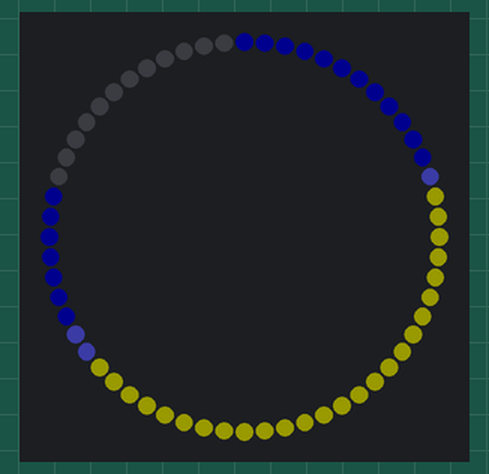
Simulated run of this sketch. Board: Arduino Uno, built with avr-gcc and run on an emulated ATmega328P. Parts: 60 RGB LEDs in a ring, first at the top, clockwise. Dim RGB values are drawn brighter than linear; what the sketch prints to the serial monitor is not drawn.

Above: at 6.17 s.
At 11.3 s:
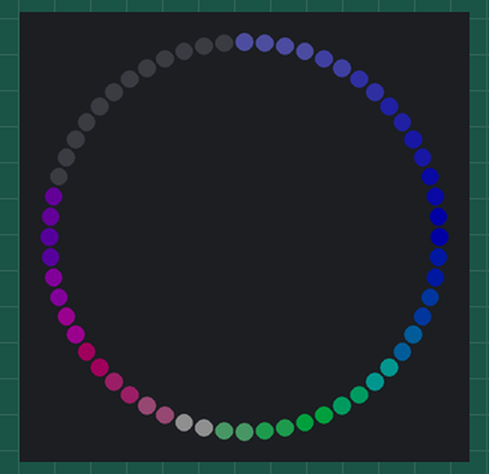
At 15.9 s:
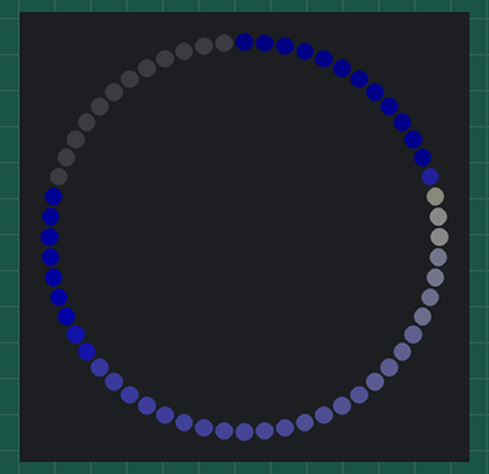
At 25.6 s:
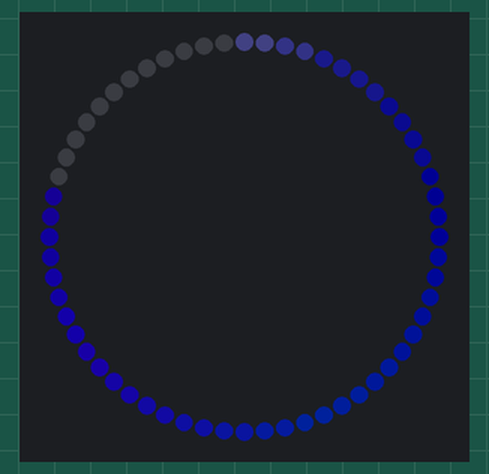
At 34.6 s:
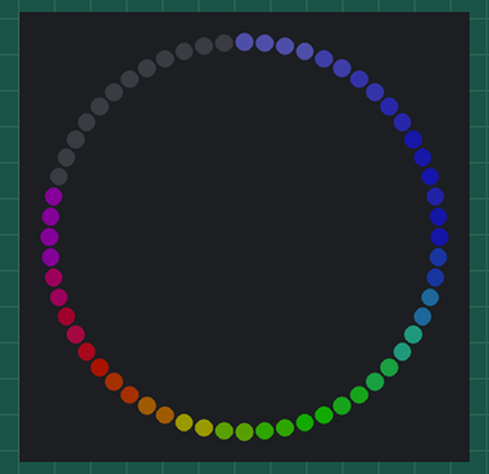

The sketch:

DisplayTest.ino
```cpp
#include <Adafruit_NeoPixel.h>

#define NUM_TEMPS 36
#define NUM_LEDS 48
#define PIN 2

#define DAYLIGHT_MODE 0
#define TEMPERATURE_MODE 1
#define POP_MODE 2
#define TRANS_STEPS 45

void convertWeatherToColor();

// Globals
int temperatures[NUM_TEMPS] = { -5,   0,   5,  10,  15,  20,
                                25,  30,  35,  40,  45,  50,
                                55,  60,  65,  70,  75,  80,
                                85,  90,  95, 100, 105, 110,
                               115,   0,   0,   0,   0,   0,
                                 0,   0,   0,   0,   0,   0};
int pops[NUM_TEMPS] = {0,  5,  10, 15, 20, 25,
                      30, 35,  40, 45, 50, 55,
                      60, 65,  70, 75, 80, 85,
                      90, 95, 100,  80,  60,  40,
                       20,  0,   0,  0,  0,  0,
                       0,  0,   0,  0,  0,  0};
int hours[NUM_TEMPS] = { 0,  1,  2,  3,  4,  5,
                         6,  7,  8,  9, 10, 11,
                        12, 13, 14, 15, 16, 17,
                        18, 19, 20, 21, 22, 23,
                         0,  1,  2,  3,  4,  5,
                         6,  7,  8,  9, 10, 11};
int sunrise = 366;
int sunset = 1185;

//uint32_t coloredWeather[3][NUM_LEDS+2];
byte red[3][NUM_LEDS+2];
byte blue[3][NUM_LEDS+2];
byte green[3][NUM_LEDS+2];

Adafruit_NeoPixel ring = Adafruit_NeoPixel(60, PIN, NEO_GRB + NEO_KHZ800);

void setup() {
  Serial.begin(115200);

  Serial.print("Reset Timeout");
  for (int i = 0; i < 3; i++) {
    Serial.print(".");
    delay(1000);
  }

  ring.begin();
  ring.setBrightness(50);

  // zero out my 1m (60 pixel) test strip
for(int i=0;i<60;i++){

      // ring.Color takes RGB values, from 0,0,0 up to 255,255,255
      ring.setPixelColor(i, 0);

    }
    ring.show();

  convertWeatherToColor();
}

int cycleNum = 0;

void loop() {
  // put your main code here, to run repeatedly:
  //for(int j=0; j<3; j++){

  static unsigned long lastStep = millis();
  static unsigned long lastTransistion = millis();
  static byte transisitonFlag = 0;
  unsigned long thisTick = millis();

  if ((thisTick - lastTransistion) > 4500) {
    transisitonFlag = 0;
    lastTransistion = thisTick;
  } else if((thisTick - lastTransistion) > 3000){
    transisitonFlag = 1;
  }

  if(((thisTick-lastStep) > (1500/TRANS_STEPS)) && transisitonFlag) {
    updateDisplay();
    lastStep = thisTick;
  }

 //delay(1500.0/TRANS_STEPS);
    //delay(1000);
    //yield();
    //delay(1000);
    //yield();
    //delay(1000);
    //yield();
    //delay(1000);
}

void updateDisplay() {
  // update LED Display
  static int nextCycleNum = 0;
  static int stepNum = 0;

nextCycleNum = (cycleNum + 1) % 3;

  //int nextCycleNum = (cycleNum+1) % 3;
  //byte rOld,gOld,bOld = 0;
  //byte rNew,gNew,bNew = 0;
  //int rStep, gStep, bStep = 0;
  int r, g, b = 0;
if(stepNum < TRANS_STEPS){
  //for (int jdx = 1; jdx <= TRANS_STEPS; jdx++) {
    // 0 -> NUM_LEDS
    // for each LED calculate the step increment to the next pixel
    for (int idx = 0; idx < NUM_LEDS; idx++) {
      float rStep = (red[nextCycleNum][idx] - red[cycleNum][idx]);
      rStep = rStep * (float)stepNum / (float)TRANS_STEPS;

      float gStep = (green[nextCycleNum][idx] - green[cycleNum][idx]);
      gStep = gStep * (float)stepNum / (float)TRANS_STEPS;

      float bStep = (blue[nextCycleNum][idx] - blue[cycleNum][idx]);
      bStep = bStep * (float)stepNum / (float)TRANS_STEPS;

      r = red[cycleNum][idx] + (int)rStep;
      g = green[cycleNum][idx] + (int)gStep;
      b = blue[cycleNum][idx] + (int)bStep;

      ring.setPixelColor(idx, ring.Color(r, g, b));
    }

    ring.show();
    stepNum ++;
}
    //delay(1500.0 / TRANS_STEPS);
    //yield();
  //}
else {
  cycleNum = nextCycleNum;

  for (int i = 0; i < NUM_LEDS; i++) {
    ring.setPixelColor(i, ring.Color(red[cycleNum][i], green[cycleNum][i], blue[cycleNum][i]));
  }
  ring.show();
  stepNum = 0;
}
}

void convertWeatherToColor() {
  /*
    packed color is uint32_t
    r = c[16:23]
    g = c[8:15]
    b = c[0:7]
  */
  // uint32_t coloredWeather[3][NUM_LEDS+2]; // 3x50

  //byte r, g, b = 0;
  for (int idx = 0; idx < (NUM_LEDS+2); idx++) {
    // Daylight
    //r = 0; g = 0; b = 0;
    int timeOfIDX = hours[idx/2] * 60;
    if((idx % 2) == 1){
      // bottom of the hour, add 30 minutes
      timeOfIDX += 30;
    }
    if((abs(timeOfIDX - sunrise) < 16) || (abs(timeOfIDX - sunset) < 16)){
      // first or last light
      red[DAYLIGHT_MODE][idx] = 75;
      green[DAYLIGHT_MODE][idx] = 75;
      blue[DAYLIGHT_MODE][idx] = 200;
    } else if((timeOfIDX > sunrise) && (timeOfIDX < sunset)){
      // if daylight
      red[DAYLIGHT_MODE][idx] = 128;
      green[DAYLIGHT_MODE][idx] = 128;
    } else {
      // nighttime
      blue[DAYLIGHT_MODE][idx] = 75;
    }
    //coloredWeather[DAYLIGHT_MODE][idx] = (r<<16)+(g<<8)+b;

    // Temperature
    //r = 0; g = 0; b = 0;
    byte tmp = 0; // temporary not temperature
    if(temperatures[idx/2] <= 0){
      red[TEMPERATURE_MODE][idx] = 128;
      green[TEMPERATURE_MODE][idx] = 128;
      blue[TEMPERATURE_MODE][idx] = 255;
    } else if(temperatures[idx/2] <= 30) {
      tmp = map(temperatures[idx/2], 0, 30, 0, 128);
      red[TEMPERATURE_MODE][idx] = (128-tmp);
      green[TEMPERATURE_MODE][idx] = (128-tmp);
      blue[TEMPERATURE_MODE][idx] = 255;
    } else if(temperatures[idx/2] <= 60) {
      tmp = map(temperatures[idx/2], 30, 60, 0, 255);
      red[TEMPERATURE_MODE][idx] = 0;
      green[TEMPERATURE_MODE][idx] = tmp;
      blue[TEMPERATURE_MODE][idx] = (255-tmp);
    } else if(temperatures[idx/2] <= 90) {
      tmp = map(temperatures[idx/2], 60, 90, 0, 255);
      red[TEMPERATURE_MODE][idx] = tmp;
      green[TEMPERATURE_MODE][idx] = (255-tmp);
      blue[TEMPERATURE_MODE][idx] = 0;
    } else if(temperatures[idx/2] <= 105) {
      tmp = map(temperatures[idx/2], 90, 105, 0, 128);
      red[TEMPERATURE_MODE][idx] = (255-tmp);
      green[TEMPERATURE_MODE][idx] = 0;
      blue[TEMPERATURE_MODE][idx] = tmp;
    } else {
      red[TEMPERATURE_MODE][idx] = 128;
      green[TEMPERATURE_MODE][idx] = 0;
      blue[TEMPERATURE_MODE][idx] = 128;
    }
    //coloredWeather[TEMPERATURE_MODE][idx] = (r<<16)+(g<<8)+b;

    // Precip
    //r = 0; g = 0; b = 0;
    red[POP_MODE][idx] = 0;
    green[POP_MODE][idx] = 0;
    blue[POP_MODE][idx] = map(pops[idx/2], 0, 100, 0, 255);
    //coloredWeather[POP_MODE][idx] = (r<<16)+(g<<8)+b;
  }

}

/*

void updateDisplay() {
  // update LED Display
  int nextCycleNum = (cycleNum + 1) % 3;


  //int nextCycleNum = (cycleNum+1) % 3;
  //byte rOld,gOld,bOld = 0;
  //byte rNew,gNew,bNew = 0;
  //int rStep, gStep, bStep = 0;
  int r, g, b = 0;

  for (int jdx = 1; jdx <= TRANS_STEPS; jdx++) {
    // 0 -> NUM_LEDS
    // for each LED calculate the step increment to the next pixel
    for (int idx = 0; idx < NUM_LEDS; idx++) {
      float rStep = (red[nextCycleNum][idx] - red[cycleNum][idx]);
      rStep = rStep * (float)jdx / (float)TRANS_STEPS;

      float gStep = (green[nextCycleNum][idx] - green[cycleNum][idx]);
      gStep = gStep * (float)jdx / (float)TRANS_STEPS;

      float bStep = (blue[nextCycleNum][idx] - blue[cycleNum][idx]);
      bStep = bStep * (float)jdx / (float)TRANS_STEPS;

      r = red[cycleNum][idx] + (int)rStep;
      g = green[cycleNum][idx] + (int)gStep;
      b = blue[cycleNum][idx] + (int)bStep;

      ring.setPixelColor(idx, ring.Color(r, g, b));
    }

    ring.show();

    delay(1500.0 / TRANS_STEPS);
    yield();
  }

  cycleNum = nextCycleNum;

  for (int i = 0; i < NUM_LEDS; i++) {
    ring.setPixelColor(i, ring.Color(red[cycleNum][i], green[cycleNum][i], blue[cycleNum][i]));
  }
  ring.show();
}

 */
```
